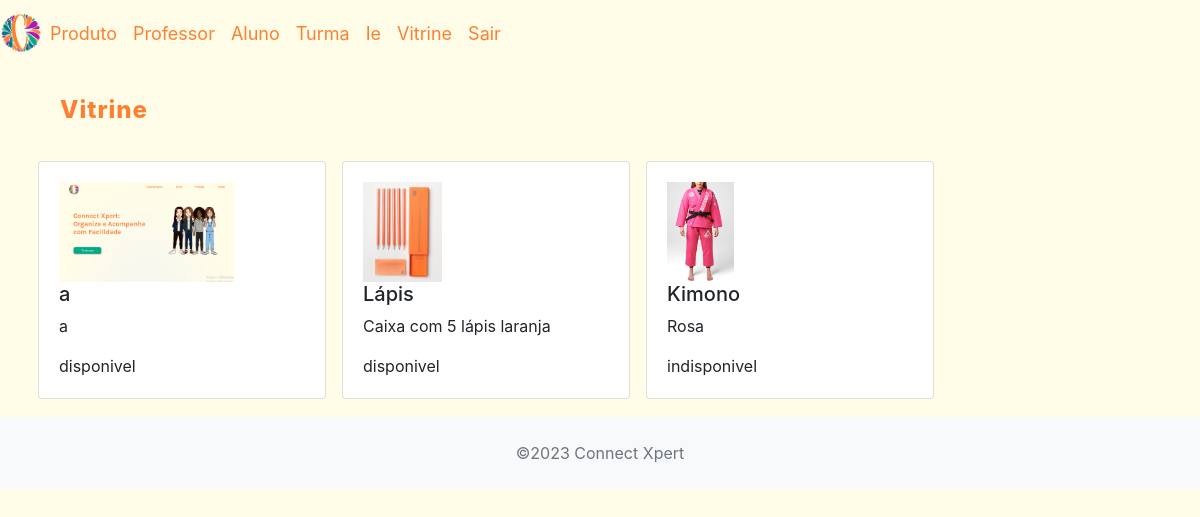
Screenshot of /crud_connectxpert/app/controller/VitrineController.php?action=list (signed in) with the database file from the repository.
### tables this page shows
CREATE TABLE `produto` (
  `id_produto` int(11) NOT NULL,
  `nome` varchar(100) NOT NULL,
  `descricao` varchar(3000) NOT NULL,
  `foto` varchar(60) NOT NULL,
  `situacao` enum('disponivel','indisponivel') NOT NULL
);

### crud_connectxpert/app/controller/VitrineController.php (called while the page is built, shortened)
<?php
require_once(__DIR__ . "/../dao/ProdutoDAO.php");
require_once(__DIR__ . "/../model/Produto.php");
class VitrineController extends Controller {
    private ProdutoDAO $produtoDao;
    public function __construct() {
        $this->produtoDao = new ProdutoDAO();
        $this->handleAction();
    }
    protected function list() {
        $produtos = $this->produtoDao->listVitrine();
        $dados["lista"] = $produtos;
        $this->loadView("vitrine/listVitrine.php", $dados);
    }
}
$vitCont = new VitrineController();

### crud_connectxpert/app/model/Produto.php (called while the page is built, shortened)
<?php
class Produto {
    private $nome;
    private $descricao;
    private $foto;
    private $situacao;
    public function getNome()
    {
        return $this->nome;
    }
    public function setNome($nome)
    {
        $this->nome = $nome;
        return $this;
    }
    public function getDescricao()
    {
        return $this->descricao;
    }
    public function setDescricao($descricao)
    {
        $this->descricao = $descricao;
        return $this;
    }
    public function getFoto()
    {
        return $this->foto;
    }
    public function setFoto($foto)
    {
        $this->foto = $foto;
        return $this;
    }
    public function getSituacao()
    {
        return $this->situacao;
    }
    public function setSituacao($situacao) : self
    {
        $this->situacao = $situacao;
        return $this;
    }
}

### crud_connectxpert/app/dao/ProdutoDAO.php (called while the page is built, shortened)
<?php
include_once(__DIR__ . "/../model/Produto.php");
class ProdutoDAO {
    public function listVitrine() {
        $conn = Connection::getConn();
        $sql = "SELECT * FROM produto p ORDER BY p.situacao, p.nome";
        $stm = $conn->prepare($sql);
        $stm->execute();
        $result = $stm->fetchAll();
        return $this->mapProduto($result);
    }
    private function mapProduto($result) {
        $produtos = array();
        foreach ($result as $reg) {
            $produto = new Produto();
            $produto->setIdProduto($reg['id_produto']);
            $produto->setNome($reg['nome']);
            $produto->setDescricao($reg['descricao']);
            $produto->setFoto($reg['foto']);
            $produto->setSituacao($reg['situacao']);
            array_push($produtos, $produto);
        }
        return $produtos;
    }
}

### crud_connectxpert/app/view/vitrine/listVitrine.php (the view, shortened to what this page needs)
<?php
require_once(__DIR__ . "/../include/header.php");
require_once(__DIR__ . "/../include/menu.php");
echo '<link rel="stylesheet" href="' . BASEURL . '/view/produto/produtostyle.css">';
?>
<div class="container">
    <h3 class="col-4">Vitrine </h3> <br>
    <div class="row" style="margin-top: 10px;">
                    <?php foreach($dados['lista'] as $prod): ?>
                        <div class="card my-2 mx-2 Card" style="width: 18rem;">
                        <div class="card-body">
                            <img src="<?= BASEURL_FOTOS . $prod->getFoto(); ?>" style="width: auto; height: 100px;" />
                            <h5 class="vitrine"><?php echo $prod->getNome();?></h5>
                            <p class="card-text">
                            <?php echo $prod->getDescricao();?></p>
                            <p class="card-text">
                            <?php echo $prod->getSituacao();?></p>
                    </div>
                </div>
            <?php endforeach; ?>
        </div>
    </div>
<?php
require_once(__DIR__ . "/../include/footer.php");
?>

### crud_connectxpert/app/view/produto/produtostyle.css (style rules this page uses)
body { background-color: #fffde7; }
h3 { width: 100px; height: 45px; top: 30px; color: rgba(255, 127, 50, 1); font-style: normal; font-size: 24px; font-weight: 800; line-height: 1.2; letter-spacing: 1px; text-decoration: none; text-transform: none; }

### rows the page displays
produto: foto (picture), nome "a", descricao "a", situacao "disponivel"
produto: foto (picture), nome "Lápis", descricao "Caixa com 5 lápis laranja", situacao "disponivel"
produto: foto (picture), nome "Kimono", descricao "Rosa", situacao "indisponivel"
